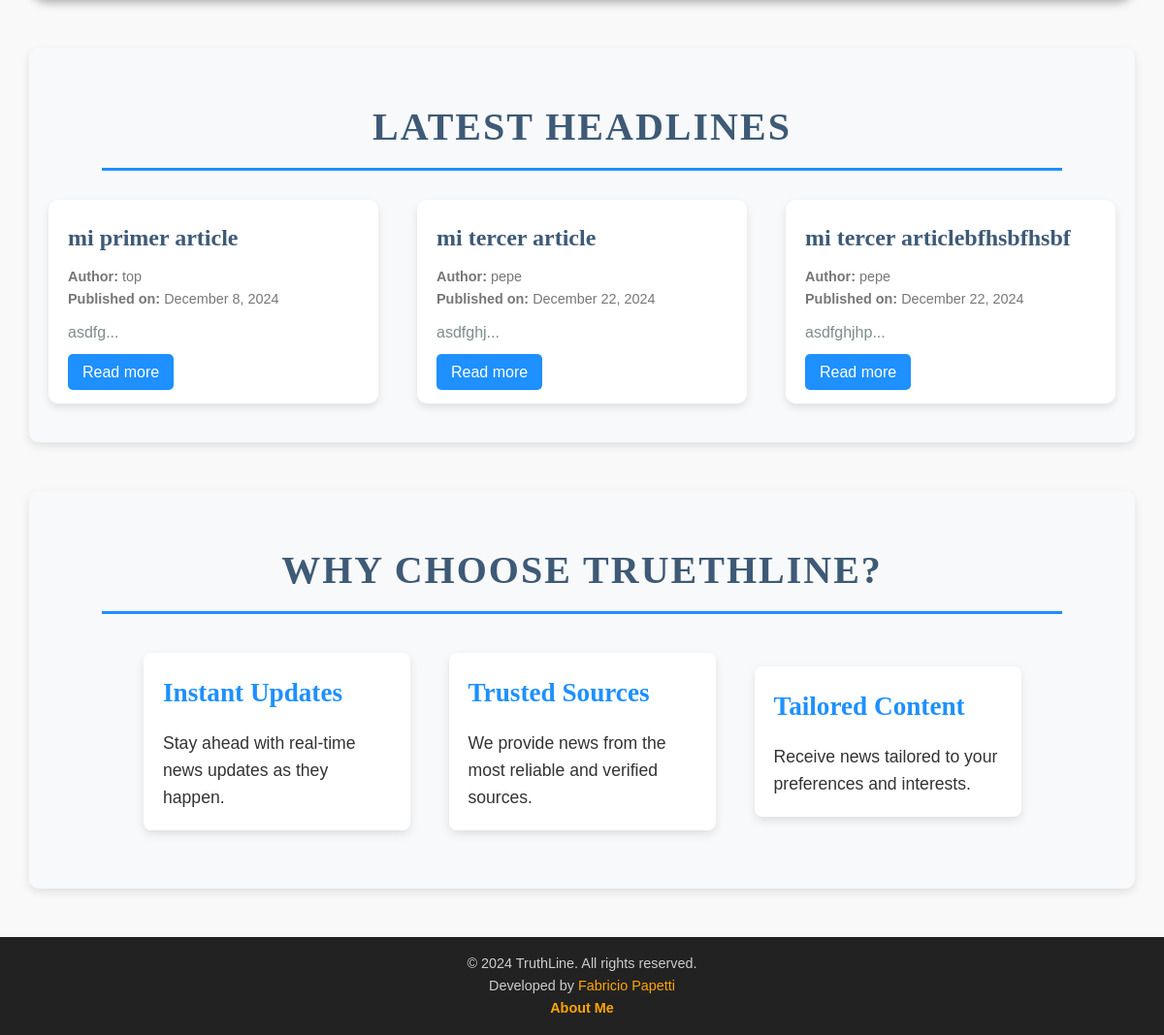
The page /inicio/ (signed in, lower part) on the database as committed earlier.
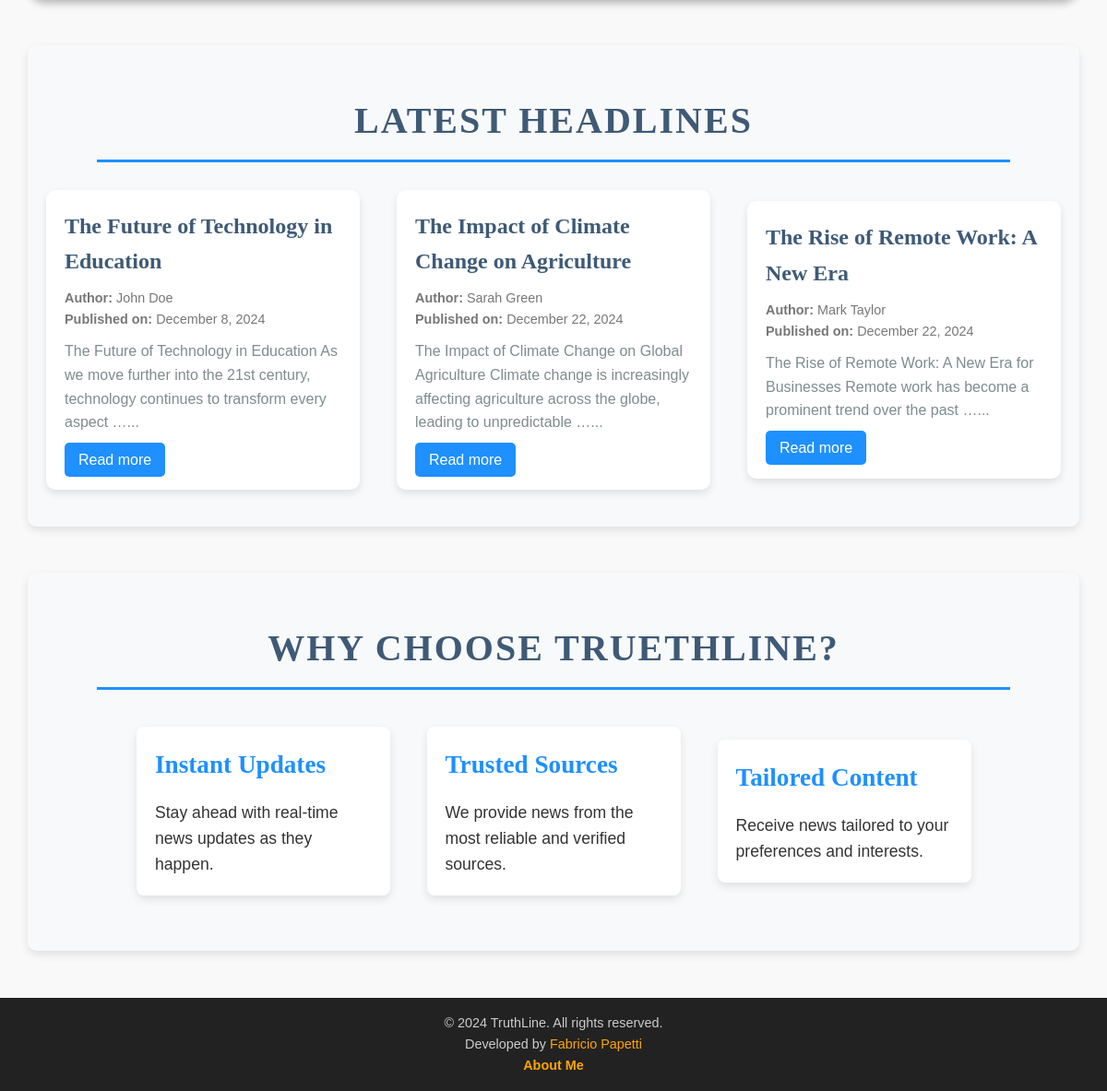
The same page on the database as committed later.
### articles/models.py (models this page shows, shortened)
class Article(models.Model):
    title = models.CharField(max_length=255)
    author = models.CharField(max_length=100)
    content = models.TextField()
    publication_date = models.DateTimeField(auto_now_add=True)
    last_updated = models.DateTimeField(auto_now=True)
    is_published = models.BooleanField(default=False)

### homepage/views.py (the view)
# urls.py: path('', inicio, name='inicio'),
def inicio(request):
    articles = Article.objects.all()[:3]
    while len(articles) < 3:
        articles.append(None)
    return render(request, 'homepage/index.html', {'articles': articles})

### homepage/templates/homepage/index.html (shortened to what this page needs)
{% extends 'homepage/base.html' %}
{% load static %}
{% block content %}
<section class="latest-news-hp">
    <h2 class="latest-news-hp-title">Latest Headlines</h2>
    <ul id="news-list-hp">
        {% for article in articles %}
        <li class="article-card-hp">
            <h3 class="article-title-hp">{{ article.title }}</h3>
            <p class="article-meta-hp">
                <strong>Author:</strong> {{ article.author }}<br>
                <strong>Published on:</strong> {{ article.publication_date|date:"F j, Y" }}
            </p>
            <p class="article-content-hp">
                {{ article.content|truncatewords:20 }}...
            </p>
            <a href="{% url 'article_detail' article.id %}" class="btn-read-hp" aria-label="Read more about {{ article.title }}">
                Read more
            </a>
        </li>
        {% endfor %}
    </ul>
</section>
<section id="advantages" class="wow animate__animated animate__zoomIn">
    <h2>Why Choose TruethLine?</h2>
    <div id="advantages-list" class="advantages-list-hp">
        <div id="advantage-1" class="wow animate__animated animate__zoomIn">
            <h3>Instant Updates</h3>
            <p>Stay ahead with real-time news updates as they happen.</p>
        </div>
        <div id="advantage-2" class="wow animate__animated animate__zoomIn">
            <h3>Trusted Sources</h3>
            <p>We provide news from the most reliable and verified sources.</p>
        </div>
        <div id="advantage-3" class="wow animate__animated animate__zoomIn">
            <h3>Tailored Content</h3>
            <p>Receive news tailored to your preferences and interests.</p>
        </div>
    </div>
</section>
{% endblock content %}

Rows that differ between the two databases and show on the page:
changed Article: title "mi primer article" → "The Future of Technology in Education"; author "top" → "John Doe"; content "asdfg" → "The Future of Technology in Education As we move further into the 21st century, technology continues to transform every aspect …"
changed Article: title "mi tercer article" → "The Impact of Climate Change on Agriculture"; author "pepe" → "Sarah Green"; content "asdfghj" → "The Impact of Climate Change on Global Agriculture Climate change is increasingly affecting agriculture across the globe, leading to unpredictable …"
changed Article: title "mi tercer articlebfhsbfhsbf" → "The Rise of Remote Work: A New Era"; author "pepe" → "Mark Taylor"; content "asdfghjhp" → "The Rise of Remote Work: A New Era for Businesses Remote work has become a prominent trend over the past …"
